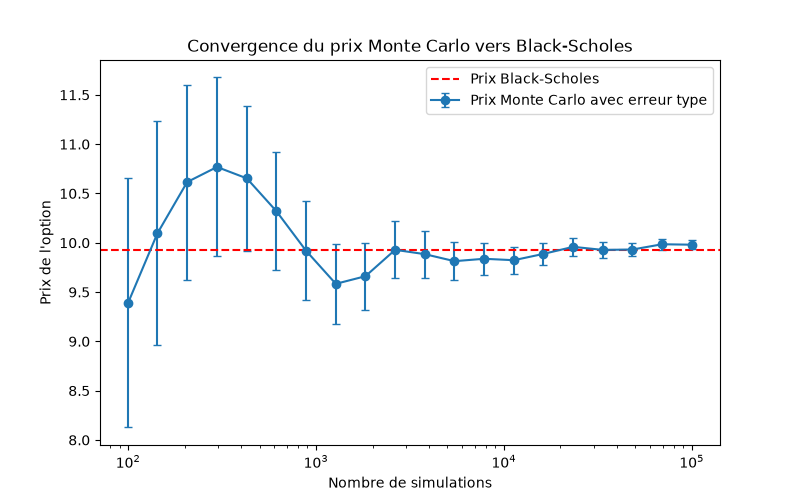

Here is the Python script that generated this plot:
import matplotlib.pyplot as plt
import numpy as np
from black_scholes import prix_black_scholes
from monte_carlo import prix_monte_carlo

s0, K, r, sigma, T = 100, 100, 0.04, 0.2, 1
prix_bs = prix_black_scholes(s0, K, r, sigma, T)

liste_n = np.logspace(2, 5, 20).astype(int)
liste_prix, liste_erreurs = [], []

for n in liste_n:
    prix, erreur = prix_monte_carlo(s0, K, r, sigma, T, n_trajectoires=n, seed=42)
    liste_prix.append(prix)
    liste_erreurs.append(erreur)

plt.figure(figsize=(8, 5))
plt.errorbar(
    liste_n,
    liste_prix,
    yerr=liste_erreurs,
    fmt="o-",
    capsize=3,
    label="Prix Monte Carlo avec erreur type",
)
plt.axhline(prix_bs, color="red", linestyle="--", label="Prix Black-Scholes")
plt.xscale("log")
plt.xlabel("Nombre de simulations")
plt.ylabel("Prix de l'option")
plt.legend()
plt.title("Convergence du prix Monte Carlo vers Black-Scholes")
plt.savefig("convergence.png")
plt.show()
